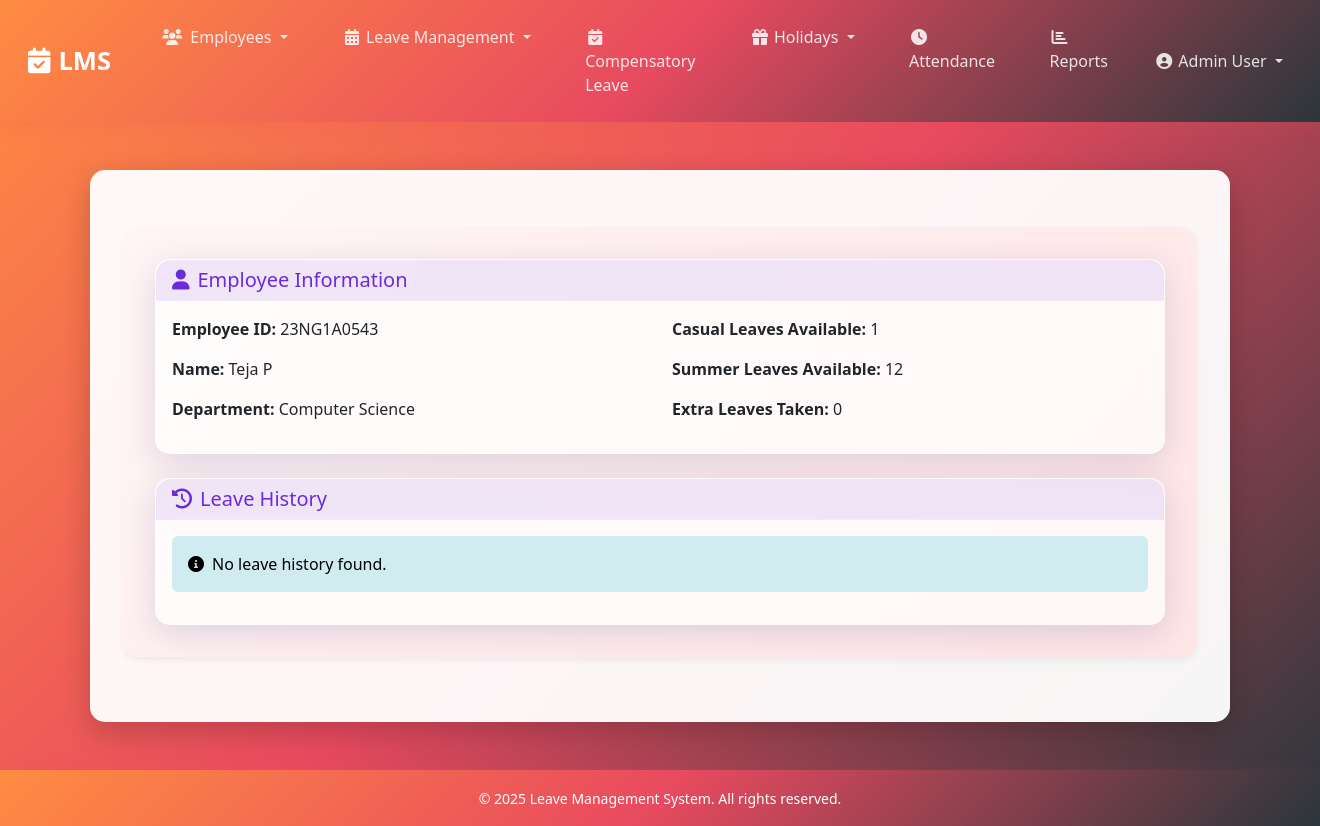
/employee-details/23NG1A0543/ (signed in), run on the app's committed database.
### leave_management/models.py (models this page shows, shortened)
class Employee(AbstractUser):
    DEPARTMENT_CHOICES = [
        ('CSE', 'Computer Science'),
        ('ECE', 'Electronics and Communication'),
        ('EEE', 'Electrical and Electronics'),
        ('MECH', 'Mechanical'),
        ('CIVIL', 'Civil'),
        ('AI', 'Artificial Intelligence'),
        ('NON_TEACHING', 'Non Teaching'),
        ('MATH', 'Mathematics'),
        ('ENGLISH', 'English'),
    ]
    username = models.CharField(max_length=150, null=True, blank=True)
    employee_id = models.CharField(max_length=20, unique=True)
    department = models.CharField(max_length=20, choices=DEPARTMENT_CHOICES, default='CSE')
    is_admin = models.BooleanField(default=False)
    date_of_joining = models.DateField(default=timezone.now)
    experience = models.IntegerField(default=0, editable=False)  # Changed to IntegerField to store days
    casual_leaves_remaining = models.IntegerField(default=1)
    extra_leaves_taken = models.IntegerField(default=0)
    summer_leaves_remaining = models.IntegerField(default=5)
    last_leave_increment = models.DateField(default=timezone.now)
    phone_number = models.CharField(max_length=15, blank=True, null=True)
    current_salary = models.FloatField(default=0.0, blank=True, null=True)
    objects = EmployeeManager()
    USERNAME_FIELD = 'employee_id'
    REQUIRED_FIELDS = ['department']
    class Meta:
        verbose_name = 'Employee'
        verbose_name_plural = 'Employees'
        constraints = [
            models.UniqueConstraint(
                fields=['employee_id'],
                name='unique_employee_id_case_insensitive',
                condition=models.Q(employee_id__isnull=False)
            )
        ]

### leave_management/views.py (the view, shortened to what this page needs)
# urls.py: path('employee-details/<str:employee_id>/', views.employee_leave_detail, name='employee_detail'),
@login_required
@user_passes_test(is_admin)
def employee_leave_detail(request, employee_id):
    employee = get_object_or_404(Employee, employee_id__iexact=employee_id)
    leave_requests = LeaveRequest.objects.filter(employee=employee).order_by('-created_at')
    monthly_data = {}
    monthly_leaves = list(monthly_data.values())
    monthly_leaves.sort(key=lambda x: datetime.strptime(x['month'], '%B %Y'), reverse=True)
    context = {
        'employee': employee,
        'monthly_leaves': monthly_leaves,
        'casual_leaves_remaining': employee.casual_leaves_remaining,
        'summer_leaves_remaining': employee.summer_leaves_remaining,
        'extra_leaves_taken': employee.extra_leaves_taken
    }
    return render(request, 'leave_management/employee_details.html', context)

### leave_management/templates/leave_management/employee_details.html (shortened to what this page needs)
{% extends 'leave_management/base.html' %}
{% load static %}
{% block content %}
<div class="container mt-4">
    <div class="card mb-4">
        <div class="card-header bg-primary text-white">
            <h5 class="mb-0"><i class="fas fa-user me-2"></i>Employee Information</h5>
        </div>
        <div class="card-body">
            <div class="row">
                <div class="col-md-6">
                    <p><strong>Employee ID:</strong> {{ employee.employee_id }}</p>
                    <p><strong>Name:</strong> {{ employee.get_full_name }}</p>
                    <p><strong>Department:</strong> {{ employee.get_department_display }}</p>
                </div>
                <div class="col-md-6">
                    <p><strong>Casual Leaves Available:</strong> {{ casual_leaves_remaining }}</p>
                    <p><strong>Summer Leaves Available:</strong> {{ summer_leaves_remaining }}</p>
                    <p><strong>Extra Leaves Taken:</strong> {{ extra_leaves_taken }}</p>
                </div>
            </div>
        </div>
    </div>
    <div class="card">
        <div class="card-header bg-primary text-white">
            <h5 class="mb-0"><i class="fas fa-history me-2"></i>Leave History</h5>
        </div>
        <div class="card-body">
            <div class="accordion" id="leaveHistoryAccordion">
                {% for month_data in monthly_leaves %}
                <div class="accordion-item">
                    <h2 class="accordion-header" id="heading{{ forloop.counter }}">
                        <button class="accordion-button {% if not forloop.first %}collapsed{% endif %}" type="button"
                                data-bs-toggle="collapse" data-bs-target="#collapse{{ forloop.counter }}"
                                aria-expanded="{% if forloop.first %}true{% else %}false{% endif %}"
                                aria-controls="collapse{{ forloop.counter }}">
                            {{ month_data.month }}
                        </button>
                    </h2>
                    <div id="collapse{{ forloop.counter }}"
                         class="accordion-collapse collapse {% if forloop.first %}show{% endif %}"
                         aria-labelledby="heading{{ forloop.counter }}"
                         data-bs-parent="#leaveHistoryAccordion">
                        <div class="accordion-body">
                            <div class="table-responsive">
                                <table class="table table-striped table-hover">
                                    <thead>
                                        <tr>
                                            <th>Start Date</th>
                                            <th>End Date</th>
                                            <th>Days</th>
                                            <th>Type</th>
                                            <th>Status</th>
                                            <th>Reason</th>
                                            <th>Applied Date</th>
                                            <th>Approved Date</th>
                                        </tr>
                                    </thead>
                                    <tbody>
                                        {% for leave in month_data.list %}
                                        <tr>
                                            <td>{{ leave.start_date }}</td>
                                            <td>{{ leave.end_date }}</td>
                                            <td>{{ leave.number_of_days }}</td>
                                            <td>
                                                <span class="badge {% if leave.type == 'Summer' %}bg-warning{% else %}bg-info{% endif %}">
                                                    {{ leave.type }}
                                                </span>
                                            </td>
                                            <td>
                                                <span class="badge {% if leave.status == 'APPROVED' %}bg-success
                                                                  {% elif leave.status == 'REJECTED' %}bg-danger
                                                                  {% else %}bg-warning{% endif %}">
                                                    {{ leave.status }}
                                                </span>
                                            </td>
                                            <td>{{ leave.reason }}</td>
                                            <td>{{ leave.applied_date }}</td>
                                            <td>{{ leave.approved_date }}</td>
                                        </tr>
                                        {% endfor %}
                                    </tbody>
                                </table>
                            </div>
                            <div class="card mt-3 bg-light">
                                <div class="card-body">
                                    <h6 class="card-title">Monthly Summary</h6>
                                    <div class="row">
                                        <div class="col-md-3">
                                            <small class="text-muted">Total Leaves:</small>
                                            <span class="badge bg-info">
                                                {{ month_data.list|length }}
                                            </span>
                                        </div>
                                        <div class="col-md-3">
                                            <small class="text-muted">Total Days:</small>
                                            <span class="badge bg-primary">
                                                {{ month_data.total_days }}
                                            </span>
                                        </div>
                                        <div class="col-md-3">
                                            <small class="text-muted">Approved:</small>
                                            <span class="badge bg-success">
                                                {{ month_data.approved_count }}
                                            </span>
                                        </div>
                                        <div class="col-md-3">
                                            <small class="text-muted">Pending:</small>
                                            <span class="badge bg-warning">
                                                {{ month_data.pending_count }}
                                            </span>
                                        </div>
                                    </div>
                                </div>
                            </div>
                        </div>
                    </div>
                </div>
                {% empty %}
                <div class="alert alert-info">
                    <i class="fas fa-info-circle me-2"></i>No leave history found.
                </div>
                {% endfor %}
            </div>
        </div>
    </div>
</div>
{% endblock %}

### leave_management/templates/leave_management/base.html (shortened to what this page needs)
{% load static %}
<!DOCTYPE html>
<html lang="en">
<head>
    <link href="https://cdn.jsdelivr.net/npm/bootstrap@5.3.0/dist/css/bootstrap.min.css" rel="stylesheet">
    <link rel="stylesheet" href="https://cdnjs.cloudflare.com/ajax/libs/font-awesome/6.0.0/css/all.min.css">
</head>
<body>
    <nav class="navbar navbar-expand-lg navbar-dark bg-primary">
        <div class="container-fluid">
            <a class="navbar-brand" href="{% if user.is_admin %}{% url 'admin_home' %}{% else %}{% url 'home' %}{% endif %}">
                <i class="fas fa-calendar-check me-2"></i>LMS
            </a>
            <div class="collapse navbar-collapse" id="navbarNav">
                {% if user.is_authenticated %}
                <ul class="navbar-nav me-auto">
                    {% if user.is_admin %}
                    <li class="nav-item dropdown">
                        <a class="nav-link dropdown-toggle" href="#" id="employeesDropdown" role="button" data-bs-toggle="dropdown" aria-expanded="false">
                            <i class="fas fa-users me-2"></i>Employees
                        </a>
                    </li>
                    <li class="nav-item dropdown">
                        <a class="nav-link dropdown-toggle" href="#" id="leaveDropdown" role="button" data-bs-toggle="dropdown">
                            <i class="fas fa-calendar-alt me-1"></i>Leave Management
                        </a>
                    </li>
                    <li class="nav-item">
                        <a class="nav-link" href="{% url 'manage_compensatory_leave' %}">
                            <i class="fas fa-calendar-check me-1"></i>Compensatory Leave
                        </a>
                    </li>
                    <li class="nav-item dropdown">
                        <a class="nav-link dropdown-toggle" href="#" id="holidayDropdown" role="button" data-bs-toggle="dropdown">
                            <i class="fas fa-gift me-1"></i>Holidays
                        </a>
                    </li>
                    <li class="nav-item">
                        <a class="nav-link" href="{% url 'admin_attendance' %}">
                            <i class="fas fa-clock me-1"></i>Attendance
                        </a>
                    </li>
                    <li class="nav-item">
                        <a class="nav-link" href="{% url 'reports' %}">
                            <i class="fas fa-chart-bar me-1"></i>Reports
                        </a>
                    </li>
                    {% endif %}
                </ul>
                <ul class="navbar-nav">
                    <li class="nav-item dropdown">
                        <a class="nav-link dropdown-toggle" href="#" id="userDropdown" role="button" data-bs-toggle="dropdown" aria-expanded="false">
                            <i class="fas fa-user-circle me-1"></i>{{ user.get_full_name|default:user.employee_id }}
                        </a>
                    </li>
                </ul>
                {% endif %}
            </div>
        </div>
    </nav>
    <div class="main-content">
        <div class="container glass-container">
            {% block content %}
            {% endblock %}
        </div>
    </div>
    <footer class="footer text-center">
        <div class="container">
            <small>&copy; {% now "Y" %} Leave Management System. All rights reserved.</small>
        </div>
    </footer>
</body>
</html>

### data on the page
Employee: get_full_name "Admin User"
Employee: employee_id "23NG1A0543", get_full_name "Teja P", department "Computer Science"

### other printed values
{{ casual_leaves_remaining }} "1"
{{ summer_leaves_remaining }} "12"
{{ extra_leaves_taken }} "0"
